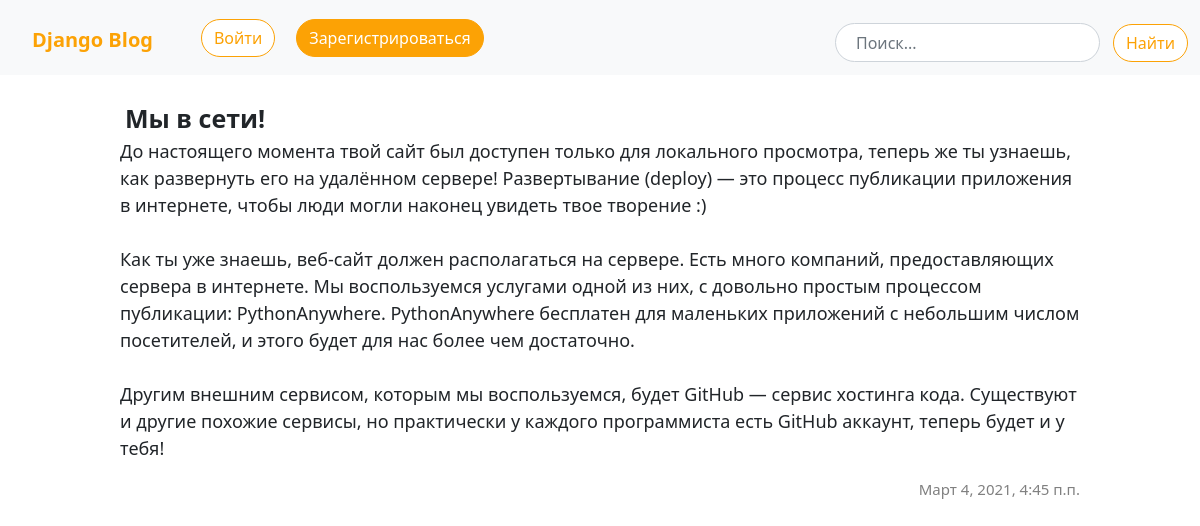
/post/1/, run on an earlier commit of the app's database.
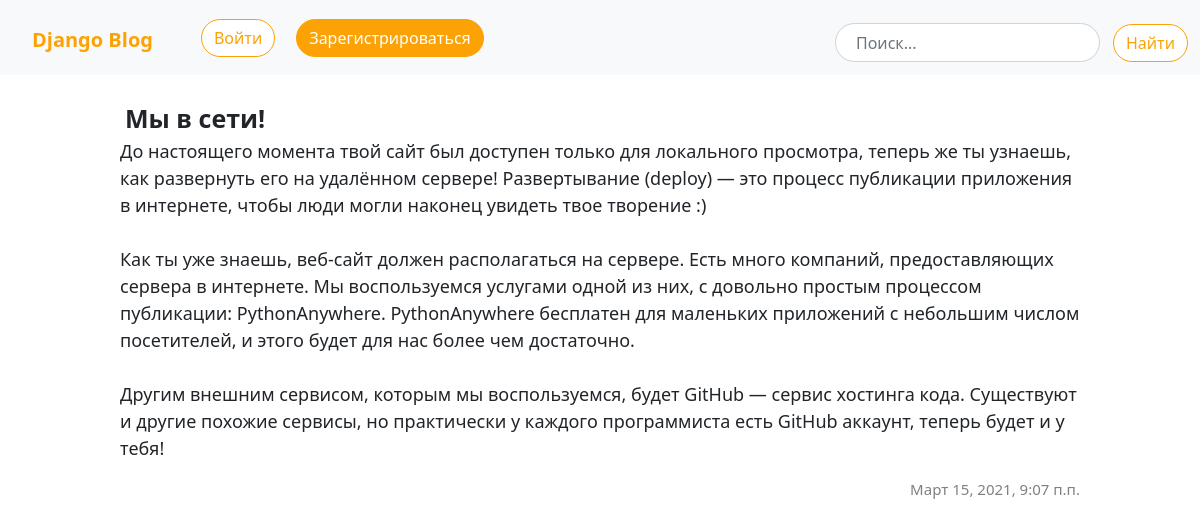
And on a later commit of the database.
### blog/models.py (models this page shows, shortened)
class Post(models.Model):
    author = models.ForeignKey(settings.AUTH_USER_MODEL, on_delete=models.CASCADE)
    title = models.CharField(max_length=200)
    text = models.TextField()
    created_date = models.DateTimeField(default=timezone.now)
    published_date = models.DateTimeField(blank=True, null=True)

### blog/views.py (the view)
# urls.py: path('post/<int:pk>/', views.post_detail, name='post_detail'),
def post_detail(request, pk):
    post = get_object_or_404(Post, pk=pk)
    return render (request, 'blog/post_detail.html', {'post':post})

### blog/templates/blog/post_detail.html (shortened to what this page needs)
{% extends 'blog/base.html' %}
{% block content %}
  <div class="main-detail">
      <div class="posts">
        <div class="headding-block">
          <div class="headdings">{{post.title}}</div>
        </div>
        <p class="text">{{post.text|linebreaksbr}}</p>
        {% if post.published_date %}
          <p class="published-date">{{post.published_date}}</p>
        {% endif %}
      </div>
  </div>
{% endblock %}

What changed in the data, as far as the page shows it:
changed Post "Мы в сети!": published_date "Март 4, 2021, 4:45 п.п." → "Март 15, 2021, 9:07 п.п."
